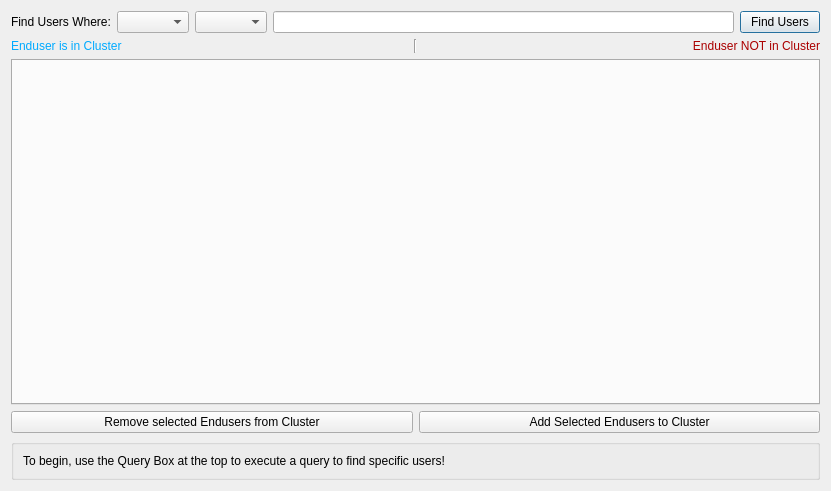
<?xml version="1.0" encoding="UTF-8"?>
<ui version="4.0">
 <class>EndusersClusterMngmtTabs</class>
 <widget class="QDialog" name="EndusersClusterMngmtTabs">
  <property name="windowModality">
   <enum>Qt::NonModal</enum>
  </property>
  <property name="geometry">
   <rect>
    <x>0</x>
    <y>0</y>
    <width>831</width>
    <height>491</height>
   </rect>
  </property>
  <property name="windowTitle">
   <string>XIPE - Endusers Cluster Management</string>
  </property>
  <property name="modal">
   <bool>false</bool>
  </property>
  <layout class="QVBoxLayout" name="verticalLayout_4">
   <item>
    <layout class="QVBoxLayout" name="verticalLayout">
     <item>
      <layout class="QHBoxLayout" name="horizontalLayout">
       <item>
        <widget class="QLabel" name="labelFindUsers">
         <property name="text">
          <string>Find Users Where:</string>
         </property>
        </widget>
       </item>
       <item>
        <widget class="QComboBox" name="comboBoxType"/>
       </item>
       <item>
        <widget class="QComboBox" name="comboBoxParameter"/>
       </item>
       <item>
        <widget class="QLineEdit" name="lineEditQueryData"/>
       </item>
       <item>
        <widget class="QPushButton" name="btnFindUsers">
         <property name="text">
          <string>Find Users</string>
         </property>
        </widget>
       </item>
      </layout>
     </item>
     <item>
      <layout class="QHBoxLayout" name="horizontalLayout_3">
       <item>
        <widget class="QLabel" name="label_3">
         <property name="styleSheet">
          <string notr="true">color: rgb(0, 170, 255);</string>
         </property>
         <property name="text">
          <string>Enduser is in Cluster</string>
         </property>
        </widget>
       </item>
       <item>
        <widget class="Line" name="line">
         <property name="orientation">
          <enum>Qt::Vertical</enum>
         </property>
        </widget>
       </item>
       <item>
        <widget class="QLabel" name="label_2">
         <property name="styleSheet">
          <string notr="true">color: rgb(170, 0, 0);</string>
         </property>
         <property name="text">
          <string>Enduser NOT in Cluster</string>
         </property>
         <property name="alignment">
          <set>Qt::AlignRight|Qt::AlignTrailing|Qt::AlignVCenter</set>
         </property>
        </widget>
       </item>
      </layout>
     </item>
     <item>
      <layout class="QVBoxLayout" name="verticalLayout_2">
       <item>
        <widget class="QTabWidget" name="tabWidgetClusters">
         <property name="enabled">
          <bool>true</bool>
         </property>
         <property name="tabShape">
          <enum>QTabWidget::Rounded</enum>
         </property>
         <property name="currentIndex">
          <number>-1</number>
         </property>
         <property name="elideMode">
          <enum>Qt::ElideNone</enum>
         </property>
         <property name="tabsClosable">
          <bool>false</bool>
         </property>
         <property name="movable">
          <bool>true</bool>
         </property>
         <property name="tabBarAutoHide">
          <bool>false</bool>
         </property>
        </widget>
       </item>
      </layout>
     </item>
     <item>
      <layout class="QHBoxLayout" name="horizontalLayout_6">
       <item>
        <widget class="QPushButton" name="btnRemoveEndusersFromCluster">
         <property name="text">
          <string>Remove selected Endusers from Cluster</string>
         </property>
        </widget>
       </item>
       <item>
        <widget class="QPushButton" name="btnAddEndusersToCluster">
         <property name="text">
          <string>Add Selected Endusers to Cluster</string>
         </property>
        </widget>
       </item>
      </layout>
     </item>
     <item>
      <widget class="QGroupBox" name="groupBox">
       <property name="title">
        <string/>
       </property>
       <layout class="QVBoxLayout" name="verticalLayout_3">
        <item>
         <widget class="QLabel" name="labelEndusersInfoMessage">
          <property name="text">
           <string>To begin, use the Query Box at the top to execute a query to find specific users!</string>
          </property>
         </widget>
        </item>
       </layout>
      </widget>
     </item>
    </layout>
   </item>
  </layout>
 </widget>
 <resources/>
 <connections/>
</ui>
